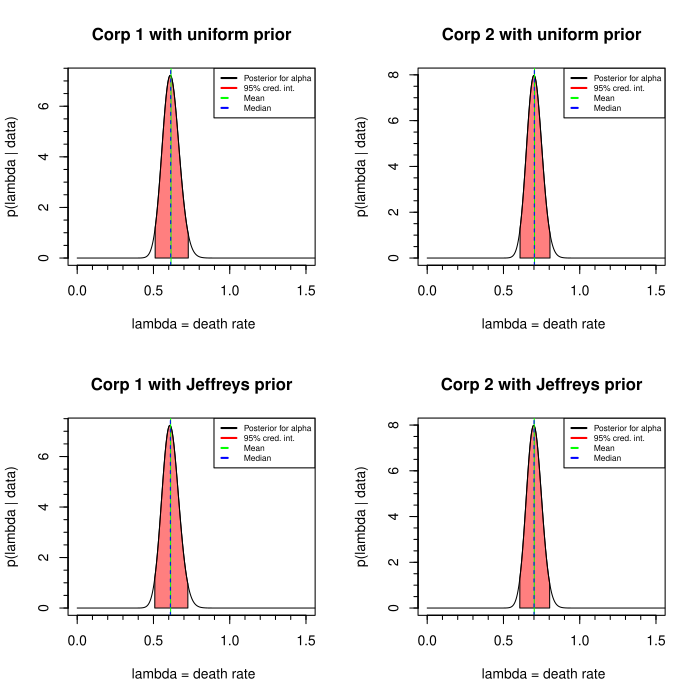

Here is the R script that generated this plot:
library(tibble)
library(ggplot2)
library(gridExtra)
library(Hmisc)
library(mvtnorm)
library(coda)
library(rjags)
library("Rlab")   
set.seed(16)

                                                           ### ESERCIZIO 1 ###

# def functions
media <- function(parameter, posterior) {return(sum(parameter * posterior)*3/10**4)}
var <- function(parameter, posterior, m) {return(sum((parameter-m)**2*posterior)*3/10**4)}
percentile <- function(posterior, parameter, perc) {
  cumulative <- cumsum(posterior*3/10**4)
  index <- which.min(abs(cumulative - perc))
  return(parameter[index])
}

# data
death <- c(0:5)
corp1 <- c(109, 65, 22, 3, 1, 0)
corp2 <- c(144, 91, 32, 11, 2, 0)

lambda <- seq(0.0001, 3, length=10**4)


# UNIFORM PRIOR (with 'brutal force')

#Corp1

# def useful functions:
# - single likelihood (with only one data)
single_log_like <- function(n, lambda) {
  P <- dpois(n, lambda)
  return(log(P))
}
# - total likelihood (with all data)
total_log_like <- function(n_death, count, fun, lambda) {
  # n_death = number of die soldiers in one interval
  # count = number of intervals
  log_like <- 0
  for (i in c(1:length(count)) ) {
    log_like <- log_like + count[i]*fun(n_death[i], lambda)
  }
  return(log_like)
}

# def the prior
unif <- rep(1, 10**4)

# compute the logLikelihood
Log_like1 <- rep(0,10**4)
for (i in c(1:10**4)) {Log_like1[i] <- total_log_like(death, corp1, single_log_like, lambda[i])}

# in general log(like*prior) = log(like)+log(prior) but in this case log(prior)=log(1)=0
Log_post1 <- Log_like1                                   

#normalization
Z <- sum(exp(Log_post1)*3/10**4)
Post_corp1 <- exp(Log_post1)/Z
#plot(lambda, Post_corp1, type='l')


#Corp2

# compute the logLikelihood
Log_like2 <- rep(0,10**4)
for (i in c(1:10**4)) {Log_like2[i] <- total_log_like(death, corp2, single_log_like, lambda[i])}

# in general log(like*prior) = log(like)+log(prior) but in this case log(prior)=log(1)=0
Log_post2 <- Log_like2                               

#normalization
Z <- sum(exp(Log_post2)*3/10**4)
Post_corp2 <- exp(Log_post2)/Z
#plot(lambda, Post_corp2, type='l')



# JEFFREYS' PRIOR (using the fact that the Gamma is the conjugate prior of the Poisson distribution,
# and that the Jeffreys' prior can be written as a gamma function

#Corp1

# Parameters for my Gamma distribution
alpha1 <- sum(death*corp1) + 0.5
lambda1 <- sum(corp1)
Log_post1_J <- dgamma(lambda, shape=alpha1, scale = 1/lambda1, log = FALSE)

# normalization
Z <- sum(Log_post1_J*3/10**4)
Post_corp1_J <- Log_post1_J/Z
#plot(lambda, Post_corp1_J, type='l')


#Corp2

# Parameters for my Gamma distribution
alpha2 <- sum(death*corp2) + 0.5
lambda2 <- sum(corp2)
Log_post2_J <- dgamma(lambda, shape=alpha2, scale = 1/lambda2, log = FALSE)

# normalization
Z <- sum(Log_post2_J*3/10**4)
Post_corp2_J <- Log_post2_J/Z
#plot(lambda, Post_corp2_J, type='l')



mean <- c()
median <- c()
variance <- c()
lower_limit <- c()
upper_limit <- c()

# all the posteriors inside a matrix
P <- matrix(NA, nrow=10**4, ncol=4)
P[,1] <- Post_corp1
P[,2] <- Post_corp2
P[,3] <- Post_corp1_J
P[,4] <- Post_corp2_J

for (i in c(1:4)) {
  mu <- media(lambda, P[,i])
  mean <- c(mean, mu)
  median <- c(median, percentile(P[,i], lambda, 0.5))
  variance <- c(variance, var(lambda, P[,i], mu))
  lower_limit <- c(lower_limit, percentile(P[,i], lambda, 0.025))
  upper_limit <- c(upper_limit, percentile(P[,i], lambda, 0.975))
}

title <- c('Corp 1 with uniform prior', 'Corp 2 with uniform prior', 'Corp 1 with Jeffreys prior', 'Corp 2 with Jeffreys prior')

pdf('Es1_5.pdf')
par(mfrow = c(2,2))
for (i in c(1:4)) {
  plot(lambda, P[,i], type='l', main=title[i], xlab=' lambda = death rate', ylab='p(lambda | data)', xlim=c(0,1.5))
  polygon (c(lower_limit[i], lambda[lambda>lower_limit[i] & lambda<upper_limit[i]], upper_limit[i]),
           c(0, P[,i][lambda>lower_limit[i] & lambda<upper_limit[i]], 0), col=rgb(1, 0, 0,0.5))
  abline(v = mean[i], col='green', lty=1)
  abline(v = median[i], col='blue', lty=2)
  legend(x = "topright", legend = c("Posterior for alpha", '95% cred. int.', "Mean", "Median"),
         lty = c(1, 1, 2, 2), col = c(1, 'red','green', 'blue'), lwd = 2, cex=0.6) 
  minor.tick(nx=5, ny=4, tick.ratio=0.5) 
}
out <- dev.off() 

summary1 <- tibble(name_prior=c('Corp1_Unif', 'Corp2_Unif', 'Corp1_Jeff', 'Corp2_Jeff'),
                   mean=mean, median=median, variance=variance, lower_limit=lower_limit, upper_limit=upper_limit) 


cat(' #########  ESERCIZIO 1   #########', '\n', '\n')	
cat('----------------------------------------------------------', '\n')	
cat('See Es1_5.pdf to visualize the result ', '\n', '\n')
cat('The following table summarises the obtained results:', '\n')
print(summary1)
cat('----------------------------------------------------------', '\n')	



                                                           ### ESERCIZIO 2 ###

# def metrop function
metrop <- function(func, thetaInit, Nburnin, Nsamp, sampleCov, verbose, 
                   demo=FALSE, ...) {
  
  Ntheta   <- length(thetaInit)
  thetaCur <- thetaInit
  funcCur  <- func(thetaInit, ...) # log10
  funcSamp <- matrix(data=NA, nrow=Nsamp, ncol=2+Ntheta) 
  # funcSamp will be filled and returned
  nAccept  <- 0
  acceptRate <- 0
  if(demo) {
    thetaPropAll <- matrix(data=NA, nrow=Nsamp, ncol=Ntheta)
  }
  
  for(n in 1:(Nburnin+Nsamp)) {
    
    # Metropolis algorithm. No Hastings factor for symmetric proposal
    if(is.null(dim(sampleCov))) { # theta and sampleCov are scalars
      thetaProp <- rnorm(n=1, mean=thetaCur, sd=sqrt(sampleCov))
    } else {
      thetaProp <- rmvnorm(n=1, mean=thetaCur, sigma=sampleCov, 
                           method="eigen")
    }
    funcProp  <- func(thetaProp, ...) 
    logMR <- sum(funcProp) - sum(funcCur) # log10 of the Metropolis ratio
    #cat(n, thetaCur, funcCur, ":", thetaProp, funcProp, "\n")
    if(logMR>=0 || logMR>log10(runif(1, min=0, max=1))) {
      thetaCur   <- thetaProp
      funcCur    <- funcProp
      nAccept    <- nAccept + 1
      acceptRate <- nAccept/n
    }
    if(n>Nburnin) {
      funcSamp[n-Nburnin,1:2] <- funcCur
      funcSamp[n-Nburnin,3:(2+Ntheta)] <- thetaCur
      if(demo) {
        thetaPropAll[n-Nburnin,1:Ntheta] <- thetaProp
      }
    }
    
    # Diagnostics
    if( is.finite(verbose) && (n%%verbose==0 || n==Nburnin+Nsamp) ) {
      s1 <- noquote(formatC(n,          format="d", digits=5, flag=""))
      s2 <- noquote(formatC(Nburnin,    format="g", digits=5, flag=""))
      s3 <- noquote(formatC(Nsamp,      format="g", digits=5, flag=""))
      s4 <- noquote(formatC(acceptRate, format="f", digits=4, width=7, 
                            flag=""))
      # cat(s1, "of", s2, "+", s3, s4, "\n")
    }
    
  }
  
  if(demo) {
    return(list(funcSamp=funcSamp, thetaPropAll=thetaPropAll))
  } else {
    return(funcSamp)
  }
}

# data
death <- c(0:5)
corp1 <- c(109, 65, 22, 3, 1, 0)
corp2 <- c(144, 91, 32, 11, 2, 0)

obsdata1 <- c(sum(death*corp1), sum(corp1))
obsdata2 <- c(sum(death*corp2), sum(corp2))

# def log10 unif prior function
logprior_unif <- function(lambda) {
  logPrior <- 0
  return(logPrior)
}

# def log10 Jeff prior function
logprior_Jeff <- function(lambda) {
  logPrior <- log10(dgamma(lambda, shape = 0.5, scale = 10**4))
  return(logPrior)
}

# def log10 likelihood function
loglike <- function(lambda , obsdata) {
  logLike <- log10(dgamma(lambda, shape=obsdata[1]+1, rate=obsdata[2]))
  return(logLike)
}

# def log10 posterior as input for metrop function with unif prior
logpost_unif <- function(lambda, obsdata) {
  logprior <- logprior_unif(lambda)
  if(is.finite(logprior )) { 
    return( c(logprior, loglike(lambda, obsdata)) )
  } else {
    return( c(-Inf , -Inf) )
  }
}

# def log10 posterior as input for metrop function with Jeff prior
logpost_Jeff <- function(lambda, obsdata) {
  logprior <- logprior_Jeff(lambda)
  if(is.finite(logprior )) { 
    return( c(logprior, loglike(lambda, obsdata)) )
  } else {
    return( c(-Inf , -Inf) )
  }
}

# compute the fours mcmc
lambdaInit <- 0.6
sampleCov <- 0.05
allSamp_1_unif <- metrop(func=logpost_unif , thetaInit=lambdaInit ,
                         Nburnin=200, Nsamp=10**5,
                         sampleCov=sampleCov , verbose=1e3, obsdata=obsdata1)

allSamp_1_Jeff <- metrop(func=logpost_Jeff , thetaInit=lambdaInit ,
                         Nburnin=200, Nsamp=10**5,
                         sampleCov=sampleCov , verbose=1e3, obsdata=obsdata1)

allSamp_2_unif <- metrop(func=logpost_unif , thetaInit=lambdaInit ,
                         Nburnin=200, Nsamp=10**5,
                         sampleCov=sampleCov , verbose=1e3, obsdata=obsdata2)

allSamp_2_Jeff <- metrop(func=logpost_Jeff , thetaInit=lambdaInit ,
                         Nburnin=200, Nsamp=10**5,
                         sampleCov=sampleCov , verbose=1e3, obsdata=obsdata2)

# all results in a single matrix
Samples <- matrix(c(allSamp_1_unif[,3], allSamp_1_Jeff[,3], allSamp_2_unif[,3], allSamp_2_Jeff[,3]), ncol=4)

mean <- c()
median <- c()
var <- c()
l_limit <- c()
h_limit <- c()

title <- c('Corp1 with uniform prior', 'Corp1 with Jeffrey prior',
           'Corp2 with uniform prior', 'Corp2 with Jeffrey prior')

pdf('Es2_MCMC_corp1.pdf')
par(mfrow = c(2,2))

# the following two for cycles compute the same operations, at the beginning was just one cycle but I have to replicate 
# it otherwise the plots, all in the same page, were not readable.

# creating plot and computing results for mcmc about corp1
for (i in c(1:2)) {
  jump <- seq(from=1, to=nrow(Samples), by=25) # thin by factor 25
  filter_allSamp <- Samples[jump,i]
  
  nr <- length(filter_allSamp)
  
  l <- quantile(filter_allSamp, probs = 0.025)
  h <- quantile(filter_allSamp, probs = 0.975)
  media <- mean(filter_allSamp)
  med <- quantile(filter_allSamp, probs = 0.5)
  v <- var(filter_allSamp)
  
  l_limit <- c(l_limit, l)
  h_limit <- c(h_limit, h)
  median <- c(median, med)
  mean <- c(mean, media)
  var <- c(var, v)
  
  plot(c(1:nr), filter_allSamp,
       type="l",
       xlab="iteration",
       ylab='lambda', main=title[i])
  abline(h=media, lwd=1, lty=2, col='red')
  legend(x = "topright", legend = c("Mean"),
         lty = c(2), col = c('red'), lwd = 1, box.lty=0) 
  minor.tick(nx=4, ny=4, tick.ratio=0.5) 
  
  postDen <- density(filter_allSamp, n=10**3)
  
  plot(postDen$x, postDen$y, type='l', 
       col='navy', lwd = 2,
       xlab='lambda',
       ylab="p(lambda | data)", main=title[i] )
  polygon (c(l, postDen$x[postDen$x>l & postDen$x<h], h),
           c(0, postDen$y[postDen$x>l & postDen$x<h], 0), col=rgb(1, 0, 0,0.5))
  abline(v=media, lwd=1, lty=2)
  legend(x = "topright", legend = c("Mean"),
         lty = c(2), col = c('black'), lwd = 1, box.lty=0)
  minor.tick(nx=4, ny=4, tick.ratio=0.5) 
}
out <- dev.off()

pdf('Es2_MCMC_corp2.pdf')
par(mfrow = c(2,2))

# creating plot and computing results for mcmc about corp2
for (i in c(3:4)) {
  jump <- seq(from=1, to=nrow(Samples), by=25) # thin by factor 25
  filter_allSamp <- Samples[jump,i]
  
  nr <- length(filter_allSamp)
  
  l <- quantile(filter_allSamp, probs = 0.025)
  h <- quantile(filter_allSamp, probs = 0.975)
  media <- mean(filter_allSamp)
  med <- quantile(filter_allSamp, probs = 0.5)
  v <- var(filter_allSamp)
  
  l_limit <- c(l_limit, l)
  h_limit <- c(h_limit, h)
  median <- c(median, med)
  mean <- c(mean, media)
  var <- c(var, v)
  
  plot(c(1:nr), filter_allSamp,
       type="l",
       xlab="iteration",
       ylab='lambda', main=title[i])
  abline(h=media, lwd=1, lty=2, col='red')
  legend(x = "topright", legend = c("Mean"),
         lty = c(2), col = c('red'), lwd = 1, box.lty=0) 
  minor.tick(nx=4, ny=4, tick.ratio=0.5) 
  
  postDen <- density(filter_allSamp, n=10**3)
  
  plot(postDen$x, postDen$y, type='l', 
       col='navy', lwd = 2,
       xlab='lambda',
       ylab="p(lambda | data)", main=title[i] )
  polygon (c(l, postDen$x[postDen$x>l & postDen$x<h], h),
           c(0, postDen$y[postDen$x>l & postDen$x<h], 0), col=rgb(1, 0, 0,0.5))
  abline(v=media, lwd=1, lty=2)
  legend(x = "topright", legend = c("Mean"),
         lty = c(2), col = c('black'), lwd = 1, box.lty=0)
  minor.tick(nx=4, ny=4, tick.ratio=0.5) 
}
out <- dev.off()

summary2 <- tibble(name_prior=c('Corp1_Unif', 'Corp1_Jeff', 'Corp2_Unif', 'Corp2_Jeff'), 
                   mean=mean, median=median, var=var, l_limit=l_limit, h_limit=h_limit)


cat(' #########  ESERCIZIO 2   #########', '\n', '\n')	
cat('----------------------------------------------------------', '\n')	
cat('See Es2_MCMC_corp1.pdf to visualize the result ', '\n')
cat('See Es2_MCMC_corp2.pdf to visualize the result ', '\n', '\n')
cat('The following table summarises the obtained results:', '\n')
print(summary2)
cat('----------------------------------------------------------', '\n')	

                                                           ### ESERCIZIO 3 ###
# Experiment 1
n <- 116 
y <- 11
H0 <- 0.1

# Frequentist approach
freq_est1 <- y/n   # it has binomial distribution
x <- c(0:25)
p1 <- dbinom(x, n, H0)
cum <- cumsum(p1)

# compute lower and upper limit at 95%
l <- tail(x[cum<=0.025], 1)
u <- head(x[cum>=0.975], 1)
# setting color for the plot in order to have red tails
color <- rep('grey', length(x))
color[x<=l] <- 'red'
color[x>u] <- 'red'

# plot frequentist results 
pdf('Es3_exp1_F.pdf')
barplot(p1, name = c(0:25), col = color, main='Frequentist HT experiment I', sub='Since y=11 is inside the acceptance regior we can not reject H0' , xlab='y', ylab='prob')
minor.tick(nx=0, ny=4, tick.ratio=0.5)
text(x=14.5, y=0.03, "Acceptance", col='black', font=4, cex=2)
text(x=14.5, y=0.02, "region", col='black', font=4, cex=2)
out <- dev.off() 





# Bayesian approach
# using a beta prior Beta(1, 10), since the likelihood is a binomial, I know that the posterior is a beta
# with alpha'=y+alpha and beta'=n-y+beta
prob <- seq(0, 1, length=10**4)
posterior1 <- dbeta(prob, 1+y, n-y+10)

percentile <- function(posterior, parameter, perc) {
  cumulative <- cumsum(posterior/10**4)
  index <- which.min(abs(cumulative - perc))
  return(parameter[index])
}

mean_posterior1 <- sum(prob*posterior1)/10**4
var_posterior1 <- sum((prob-mean_posterior1)**2*posterior1)/10**4
lower_limit_1 <- percentile(posterior1, prob, 0.025)
upper_limit_1 <- percentile(posterior1, prob, 0.975)

pdf('Es3_exp1_B.pdf')
par(mfrow = c(2,1))
# plot posterior
plot(prob, posterior1, type='l', main='Posterior experiment I', xlab='p', ylab='prob(p | data)', xlim=c(0, 0.3))
polygon (c(lower_limit_1, prob[prob>lower_limit_1 & prob<upper_limit_1], upper_limit_1),
         c(0, posterior1[prob>lower_limit_1 & prob<upper_limit_1], 0), col=rgb(1, 0, 0,0.5))
abline(v = mean_posterior1, col='green', lty=2)
legend(x = "topright", legend = c("Posterior", '95% cred. int.', "Mean"),
       lty = c(1, 1, 2), col = c('black', 'red','green'), lwd = 2) 
minor.tick(nx=4, ny=5, tick.ratio=0.5)

# plot Bayesian Ht result
plot(prob, posterior1, type='l', main='Two sides HT experiment I', xlab='p', ylab='prob(p | data)', xlim=c(0, 0.3),
     sub='Since p=0.1 is inside the 95% regior we can not reject H0' )
polygon (c(lower_limit_1, prob[prob>lower_limit_1 & prob<upper_limit_1], upper_limit_1),
         c(0, posterior1[prob>lower_limit_1 & prob<upper_limit_1], 0), col=rgb(1, 0, 0,0.5))
abline(v = 0.1, col='blue', lty=1)
legend(x = "topright", legend = c("Posterior", '95% cred. int.', "H0"),
       lty = c(1, 1, 1), col = c('black', 'red','blue'), lwd = 2) 
minor.tick(nx=4, ny=5, tick.ratio=0.5)
out <- dev.off() 

# results all in a tibble
summary3_1 <- tibble(mean=mean_posterior1, var=var_posterior1, lowerlimit=lower_limit_1, upperlimit=upper_limit_1)


# Experiment 2
n <- 165 
y <- 9
H0 <- 0.1

# Frequentist approach
freq_est2 <- y/n   # it has binomial distribution
x <- c(0:35)
p2 <- dbinom(x, n, H0)
cum2 <- cumsum(p2)

# compute lower and upper limit at 95%
l <- tail(x[cum2<=0.025], 1)
u <- head(x[cum2>=0.975], 1)
# setting color for the plot in order to have red tails
color <- rep('grey', length(x))
color[x<=l] <- 'red'
color[x>u] <- 'red'


# plot frequentist results 
pdf('Es3_exp2_F.pdf')
barplot(p2, name = c(0:35), col = color, main='Frequentist HT experiment II', sub='Since y=9 is inside the acceptance regior we can not reject H0' , xlab='y', ylab='prob')
minor.tick(nx=0, ny=4, tick.ratio=0.5)
text(x=20, y=0.02, "Acceptance", col='black', font=4, cex=2)
text(x=20, y=0.01, "region", col='black', font=4, cex=2)
out <- dev.off() 


# Bayesian approach
# using a beta prior, since the likelihood is a binomial, I know that the posterior is a beta
# with alpha'=y+alpha and beta'=n-y+beta
prob <- seq(0, 1, length=10**4)

# posterior with as prior: Beta(1, 10)
posterior2_beta <- dbeta(prob, 1+y, n-y+10)
# posterior with as prior the posterior of the previous test (that is a beta)
posterior2_post <- dbeta(prob, 1+11+y, n-y+116-11+10)

percentile <- function(posterior, parameter, perc) {
  cumulative <- cumsum(posterior/10**4)
  index <- which.min(abs(cumulative - perc))
  return(parameter[index])
}

# result obtained using beta(1,10) prior
mean_posterior2_beta <- sum(prob*posterior2_beta)/10**4
var_posterior2_beta <- sum((prob-mean_posterior2_beta)**2*posterior2_beta)/10**4
lower_limit_2_beta <- percentile(posterior2_beta, prob, 0.025)
upper_limit_2_beta <- percentile(posterior2_beta, prob, 0.975)

# result obtained using the first exp posterior as prior
mean_posterior2_post <- sum(prob*posterior2_post)/10**4
var_posterior2_post <- sum((prob-mean_posterior2_post)**2*posterior2_post)/10**4
lower_limit_2_post <- percentile(posterior2_post, prob, 0.025)
upper_limit_2_post <- percentile(posterior2_post, prob, 0.975)

# all results in a tibble
summary3_2 <- tibble(prior=c('beta(1,10)', 'posterior'), mean=c(mean_posterior2_beta, mean_posterior2_post),
                     var=c(var_posterior2_beta, var_posterior2_post), lowerlimit=c(lower_limit_2_beta, lower_limit_2_post),
                     upperlimit=c(upper_limit_2_beta, upper_limit_2_post))



pdf('Es3_exp2_B.pdf')
par(mfrow = c(2,2))

plot(prob, posterior2_beta, type='l', main='Posterior experiment II', xlab='p', ylab='prob(p | data)', xlim=c(0, 0.2))
polygon (c(lower_limit_2_beta, prob[prob>lower_limit_2_beta & prob<upper_limit_2_beta], upper_limit_2_beta),
         c(0, posterior2_beta[prob>lower_limit_2_beta & prob<upper_limit_2_beta], 0), col=rgb(1, 0, 0,0.5))
abline(v = mean_posterior2_beta, col='green', lty=2, lwd = 2)
legend(x = "topright", legend = c("Posterior", '95% cred. int.', "Mean"),
       lty = c(1, 1, 2), col = c('black', 'red','green'), lwd = 2, title='Beta(1,10) as prior: ', cex=0.6) 
minor.tick(nx=4, ny=5, tick.ratio=0.5)

plot(prob, posterior2_beta, type='l', main='Two sides HT experiment II', xlab='p', ylab='prob(p | data)', xlim=c(0, 0.2),
     sub='p=0.1 is outside the 95% regior we can reject H0' )
polygon (c(lower_limit_2_beta, prob[prob>lower_limit_2_beta & prob<upper_limit_2_beta], upper_limit_2_beta),
         c(0, posterior2_beta[prob>lower_limit_2_beta & prob<upper_limit_2_beta], 0), col=rgb(1, 0, 0,0.5))
abline(v = 0.1, col='blue', lty=1)
legend(x = "topright", legend = c("Posterior", '95% cred. int.', "H0"),
       lty = c(1, 1, 1), col = c('black', 'red','blue'), lwd = 2, title='Beta(1,10) as prior: ', cex=0.6)
minor.tick(nx=4, ny=5, tick.ratio=0.5)

plot(prob, posterior2_post, type='l', main='Posterior experiment II', xlab='p', ylab='prob(p | data)', xlim=c(0, 0.2))
polygon (c(lower_limit_2_post, prob[prob>lower_limit_2_post & prob<upper_limit_2_post], upper_limit_2_post),
         c(0, posterior2_post[prob>lower_limit_2_post & prob<upper_limit_2_post], 0), col=rgb(1, 0, 0,0.5))
abline(v = mean_posterior2_post, col='green', lty=2, lwd = 2)
legend(x = "topright", legend = c("Posterior", '95% cred. int.', "Mean"),
       lty = c(1, 1, 2), col = c('black', 'red','green'), lwd = 2, title='Exp1 post as prior: ', cex=0.6) 
minor.tick(nx=4, ny=5, tick.ratio=0.5)

plot(prob, posterior2_post, type='l', main='Two sides HT experiment II', xlab='p', ylab='prob(p | data)', xlim=c(0, 0.2),
     sub='p=0.1 is inside the 95% regior we can not reject H0' )
polygon (c(lower_limit_2_post, prob[prob>lower_limit_2_post & prob<upper_limit_2_post], upper_limit_2_post),
         c(0, posterior2_post[prob>lower_limit_2_post & prob<upper_limit_2_post], 0), col=rgb(1, 0, 0,0.5))
abline(v = 0.1, col='blue', lty=1)
legend(x = "topright", legend = c("Posterior", '95% cred. int.', "H0"),
       lty = c(1, 1, 1), col = c('black', 'red','blue'), lwd = 2, title='Exp1 post as prior: ', cex=0.6)
minor.tick(nx=4, ny=5, tick.ratio=0.5)
out <- dev.off() 

cat(' #########  ESERCIZIO 3   #########', '\n', '\n')	
cat('----------------------------------------------------------', '\n')	
cat('              Experiment I ', '\n', '\n')
cat('The frequentist approach can be visualized in: Es3_exp1_F.pdf', '\n')
cat('The Bayesian approach can be visualized in: Es3_exp1_B.pdf', '\n')
cat('Bayesian results: ', '\n')
print(summary3_1)

cat('\n', '\n')
cat('              Experiment II ', '\n', '\n')
cat('The frequentist approach can be visualized in: Es3_exp2_F.pdf', '\n')
cat('The Bayesian approach can be visualized in: Es3_exp2_B.pdf', '\n')
cat('Bayesian results: ', '\n')
print(summary3_2)

cat('----------------------------------------------------------', '\n')	

                                                           ### ESERCIZIO 4 ###
cat(' #########  ESERCIZIO 4   #########', '\n', '\n')	
cat('----------------------------------------------------------', '\n')	
cat('.bug file used to create the model:  ', '\n', '\n')
cat('model {', '\n', '# data likelihood' ,'\n', 'X ~ dbinom(p, Tot);','\n' ,'\n')
cat(' # a uniform prior for lambda', '\n', 'p ~ dbeta(1, 10);' ,'\n', '}' ,'\n','\n')
cat('----------------------------------------------------------', '\n')
cat('The plots about the reslts of the mcmc are inside: Es4_chain.pdf', '\n')
cat('The inference on p is shown in: Es4_Gibbs_hist.pdf', '\n', '\n')
cat('Informations about the mcmc and the resulting posterior : ', '\n', '\n')

data <- NULL
data$X <- 11 # number of counts
data$Tot <- 116

# contenuto file 'Model_es_4.5.bug':
#model {
#  # data likelihood
#  X ~ dbinom(p, Tot);

#  # a uniform prior for lambda
#  p ~ dbeta(1, 10);
#}

# import the model
model <- "Model_es_4.5.bug"
jm <- jags.model(model , data)

# burn-in
update(jm , 1000)

# create mcmc 
chain <- coda.samples(jm , c("p"), n.iter=10000)

pdf('Es4_chain.pdf')
plot(chain , col="navy")
out <- dev.off() 

chain.df <- as.data.frame(as.mcmc(chain))

print(summary(chain))

pdf('Es4_Gibbs_hist.pdf')
mean <- paste('Mean =  ', round(summary(chain)$statistics[1], digits = 3))
Sd <- paste('Sd =  ', round(summary(chain)$statistics[2], digits = 3))
ll <- paste('2.5% limit =  ', round(summary(chain)$quantiles[1], digits = 3))
ul <- paste('97.5% limit =  ', round(summary(chain)$quantiles[5], digits = 3))
hist(chain.df$p , nc=50, prob=TRUE , col='darkolivegreen2',
     xlab='p', ylab='prob(p | data)', main='Inference on p')
minor.tick(nx=4, ny=5, tick.ratio=0.5)
legend(x = "topright", legend = c(mean, Sd, ll, ul),
       lty = c(0, 0, 0,  0), col = c('', '','',''), lwd = 2, title='Summary: ', cex=0.6) 
out <- dev.off() 

cat('----------------------------------------------------------', '\n')	
